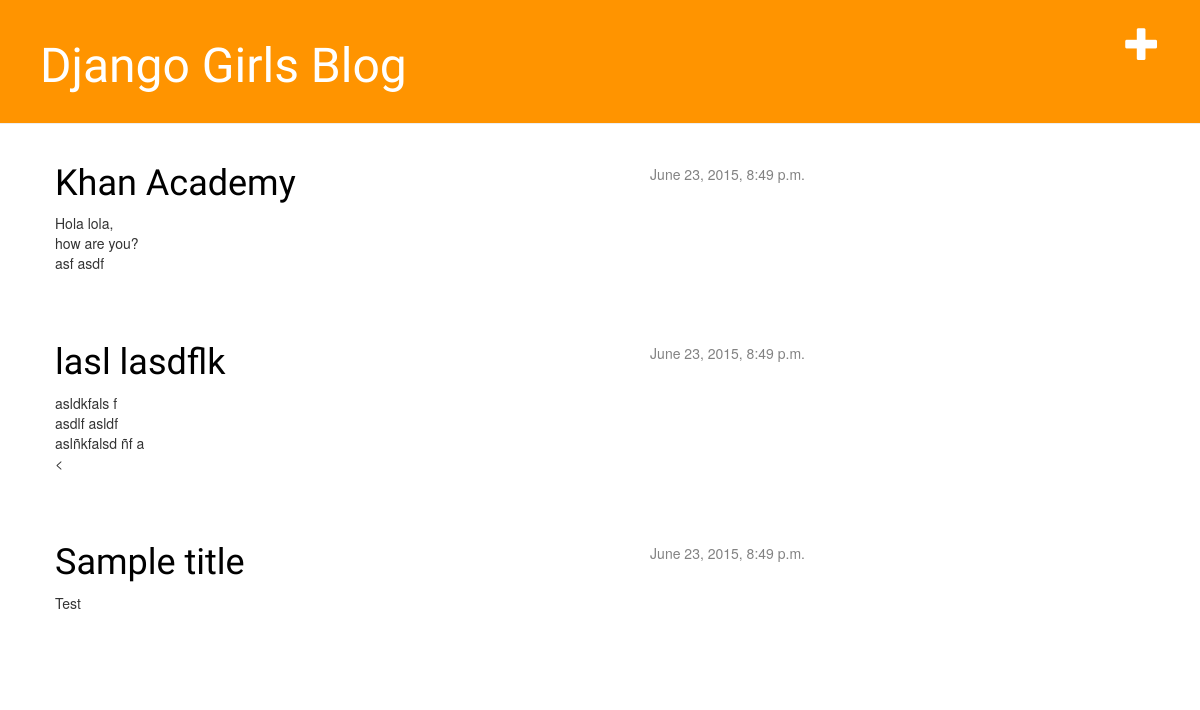
Before: / with the older database file.
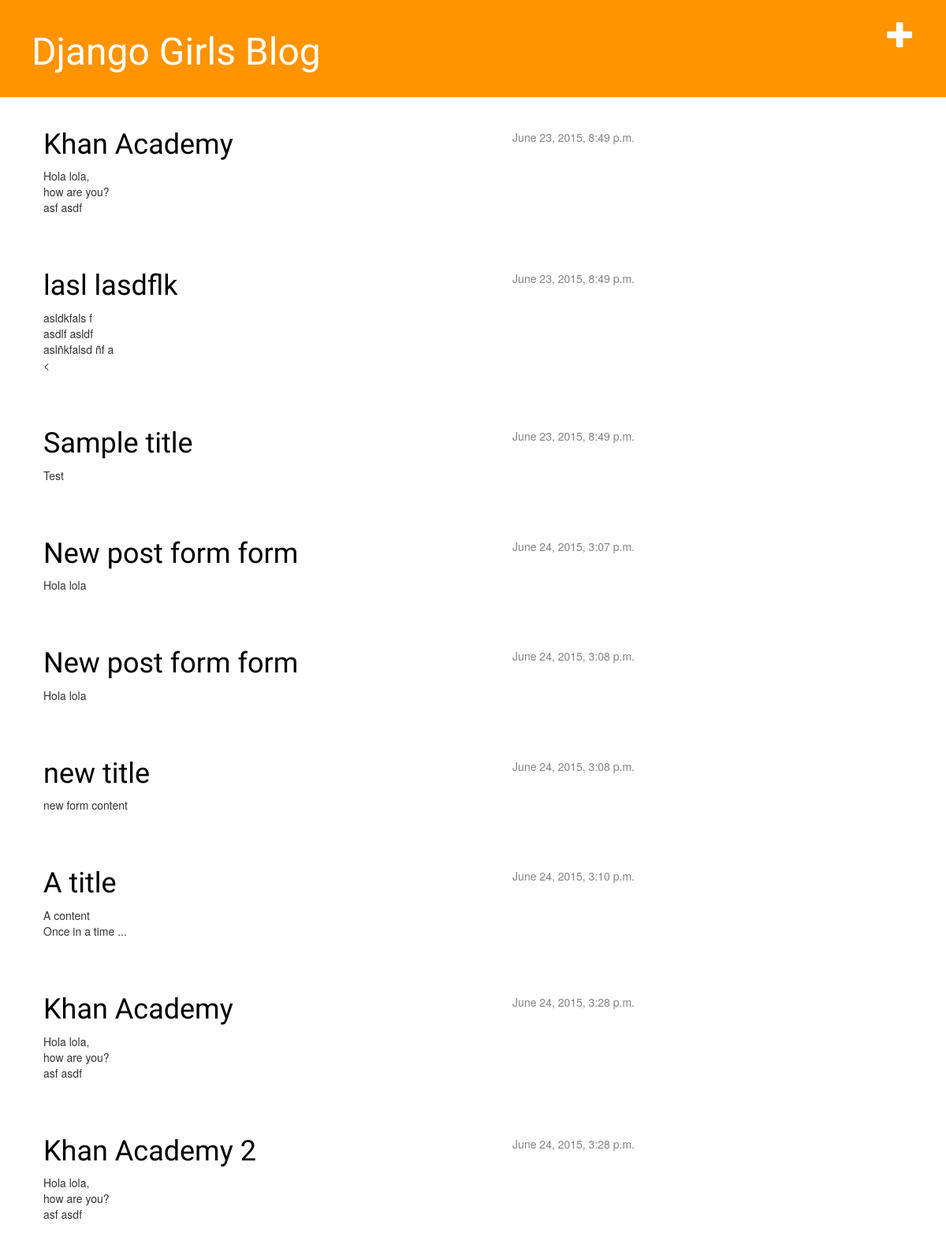
After: the same page with the newer database file.
### blog/models.py (models this page shows, shortened)
class Post(models.Model):
    author = models.ForeignKey('auth.User')
    title = models.CharField(max_length = 200)
    text = models.TextField()
    created_date = models.DateTimeField(default = timezone.now)
    published_date = models.DateTimeField(blank=True, null=True)

### blog/views.py (the view)
# urls.py: url(r'^$', views.post_list),
def post_list(request):
    posts = Post.objects.filter(published_date__lte=timezone.now()).order_by('published_date')
    return render(request, 'blog/post_list.html', {'posts': posts})

### blog/templates/blog/post_list.html
{% extends "blog/base.html" %}
{% block content %}
  {% for post in posts %}
      <div class="post">
          <div class="date">
              {{ post.published_date }}
          </div>
          <h1><a href="{% url "blog.views.post_detail" pk=post.pk %}">{{ post.title }}</a></h1>
          <p>{{ post.text|linebreaks }}</p>
      </div>
  {% endfor %}
{% endblock content %}

### blog/templates/blog/base.html (shortened to what this page needs)
{% load staticfiles %}
<!DOCTYPE html>
<html>
    <head>
        <link rel="stylesheet" href="//maxcdn.bootstrapcdn.com/bootstrap/3.2.0/css/bootstrap.min.css">
        <link rel="stylesheet" href="//maxcdn.bootstrapcdn.com/bootstrap/3.2.0/css/bootstrap-theme.min.css">
        <link rel="stylesheet" href="{% static "css/blog.css" %}">
    </head>
    <body>
        <div class="page-header">
            <a href="{% url "blog.views.post_new" %}" class="top-menu"><span class="glyphicon glyphicon-plus"></span></a>
            <h1><a href="/">Django Girls Blog</a></h1>
        </div>
        <div class="content container">
            <div class="row">
                <div class="col-md-8">
                {% block content %}
                {% endblock %}
                </div>
            </div>
        </div>
    </body>
</html>

### blog/static/css/blog.css (style rules this page uses)
.page-header { background-color: #ff9400; margin-top: 0; padding: 20px 20px 20px 40px; }
.page-header h1, .page-header h1 a, .page-header h1 a:visited, .page-header h1 a:active { color: #ffffff; font-size: 36pt; text-decoration: none; }
.content { margin-left: 40px; }
h1, h2, h3, h4 { font-family: 'Lobster', cursive; }
.date { float: right; color: #828282; }
.top-menu, .top-menu:hover, .top-menu:visited { color: #ffffff; float: right; font-size: 26pt; margin-right: 20px; }
.post { margin-bottom: 70px; }
.post h1 a, .post h1 a:visited { color: #000000; }

Changed rows visible on the page:
added Post: published_date "June 24, 2015, 3:07 p.m.", title "New post form form", text "Hola lola"
added Post: published_date "June 24, 2015, 3:08 p.m.", title "New post form form", text "Hola lola"
added Post: published_date "June 24, 2015, 3:08 p.m.", title "new title", text "new form content"
added Post: published_date "June 24, 2015, 3:10 p.m.", title "A title", text "A content Once in a time ..."
added Post: published_date "June 24, 2015, 3:28 p.m.", title "Khan Academy", text "Hola lola, how are you? asf asdf"
added Post: published_date "June 24, 2015, 3:28 p.m.", title "Khan Academy 2", text "Hola lola, how are you? asf asdf"
